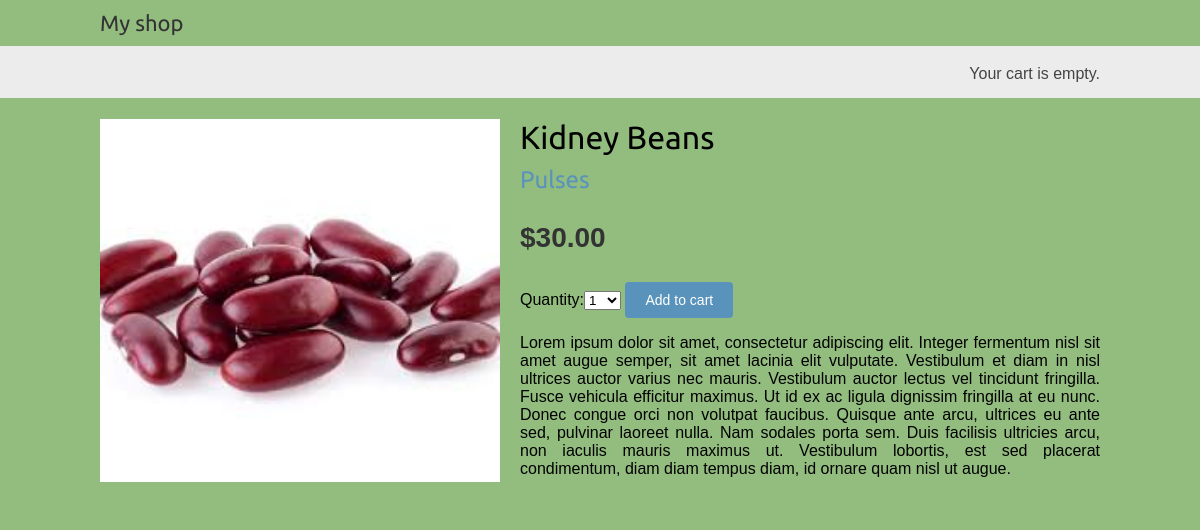
/3/kidney-beans/, run on the app's committed database.
### shop/models.py (models this page shows, shortened)
class Product(models.Model):
    category = models.ForeignKey(Category,related_name='products',on_delete=models.CASCADE)
    name = models.CharField(max_length=200, db_index=True)
    slug = models.SlugField(max_length=200, db_index=True)
    image = models.ImageField(upload_to='products/%Y/%m/%d',blank=True)
    description = models.TextField(blank=True)
    price = models.DecimalField(max_digits=10, decimal_places=2)
    available = models.BooleanField(default=True)
    created = models.DateTimeField(auto_now_add=True)
    updated = models.DateTimeField(auto_now=True)
    class Meta:
        ordering = ('name',)
        index_together = (('id', 'slug'),)

class Category(models.Model):
    name = models.CharField(max_length=200, db_index=True)
    slug = models.SlugField(max_length=200, unique=True)
    class Meta:
        ordering = ('name',)
        verbose_name = 'category'
        verbose_name_plural = 'categories'
    def __str__(self):
        return self.name
    def get_absolute_url(self):
        return reverse('shop:product_list_by_category', args=[self.slug])

### shop/views.py (the view)
# urls.py: path('<int:id>/<slug:slug>/', views.product_detail, name='product_detail'),
def product_detail(request, id, slug):
    product = get_object_or_404(Product,id=id,slug=slug,available=True)
    cart_product_form = CartAddProductForm()
    return render(request,'shop/product/detail.html',
                  {'product': product, 'cart_product_form': cart_product_form})

### cart/forms.py
class CartAddProductForm(forms.Form):
    quantity = forms.TypedChoiceField(choices=PRODUCT_QUANTITY_CHOICES,coerce=int)
    update = forms.BooleanField(required=False,initial=False,widget=forms.HiddenInput)

### cart/cart.py (called while the page is built)
    def __len__(self):
        return sum(item['quantity'] for item in self.cart.values())

### cart/context_processors.py (called while the page is built)
def	cart(request):
    return	{'cart': Cart(request)}

### shop/templates/shop/product/detail.html (shortened to what this page needs)
{% extends "shop/base.html" %}
{% load static %}
{% block content %}
  <div class="product-detail">
    <img src="{% if product.image %}{{ product.image.url }}{% else %}{% static "img/no_image.png" %}{% endif %}">
    <h1>{{ product.name }}</h1>
    <h2><a href="{{ product.category.get_absolute_url }}">{{ product.category }}</a></h2>
    <p class="price">${{ product.price }}</p>
    <form action="{% url 'cart:cart_add' product.id %}" method="post">
      {{ cart_product_form }}
      <input type="submit" value="Add to cart">
    </form>
    {{ product.description|linebreaks }}
  </div>
{% endblock %}

### shop/static/css/base.css (style rules this page uses)
body { margin:0; padding:0; font-family:helvetica, sans-serif; }
h1, h2, h3, h4, h5 , h6 { font-family: 'Ubuntu', sans-serif; font-weight:normal; }
a { text-decoration:none; color:#5993bb; }
a.button, input[type="submit"] { color:#fff; background:#5993bb; border-radius:4px; padding:10px 20px; font-size:14px; border:0; }
.product-detail { text-align:justify; }
.product-detail .price { color:#333; font-size:28px; font-weight:bold; }
.product-detail img { width:40%; float:left; padding:0 20px 20px 0; }
.product-detail h1 { margin-bottom:0; }
.product-detail h2 { margin-top:10px; }

### data on the page
Product: image (picture), name "Kidney Beans", category "Pulses", price "30.00", description "Lorem ipsum dolor sit amet, consectetur adipiscing elit. Integer fermentum nisl sit amet augue semper, sit amet lacinia elit vulputate. Vestibulum et diam in nisl ultrices auctor varius nec mauris. Vestibulum auctor lectus vel tincidunt fringilla. Fusce vehicula efficitur maximus. Ut id ex ac ligula dignissim fringilla at eu nunc. Donec congue orci non volutpat faucibus. Quisque ante arcu, ultrices eu ante sed, pulvinar laoreet nulla. Nam sodales porta sem. Duis facilisis ultricies arcu, non iaculis mauris maximus ut. Vestibulum lobortis, est sed placerat condimentum, diam diam tempus diam, id ornare quam nisl ut augue."
